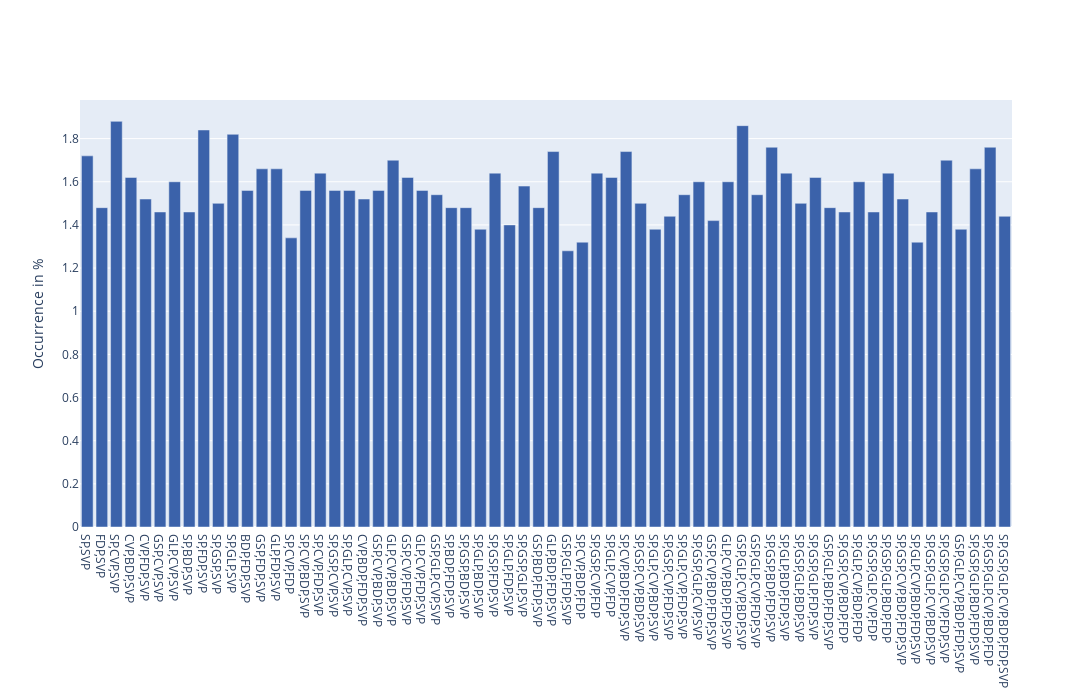

This figure's notebook cell:
### Code cell
coelitions(simData_50, normalize=True, cut=1, ele=64, simpleName=False, order=False)

### Figure 1 — Plotly figure (JSON) as saved in the notebook; plotly's stock layout.template omitted (floating-point values rounded to 4 significant figures)
{"data": [{"marker": {"color": "rgb(59,98,170)"}, "type": "bar", "x": ["SP,SVP", "FDP,SVP", "SP,CVP,SVP", "CVP,BDP,SVP", "CVP,FDP,SVP", "GSP,CVP,SVP", "GLP,CVP,SVP", "SP,BDP,SVP", "SP,FDP,SVP", "SP,GSP,SVP", "SP,GLP,SVP", "BDP,FDP,SVP", "GSP,FDP,SVP", "GLP,FDP,SVP", "SP,CVP,FDP", "SP,CVP,BDP,SVP", "SP,CVP,FDP,SVP", "SP,GSP,CVP,SVP", "SP,GLP,CVP,SVP", "CVP,BDP,FDP,SVP", "GSP,CVP,BDP,SVP", "GLP,CVP,BDP,SVP", "GSP,CVP,FDP,SVP", "GLP,CVP,FDP,SVP", "GSP,GLP,CVP,SVP", "SP,BDP,FDP,SVP", "SP,GSP,BDP,SVP", "SP,GLP,BDP,SVP", "SP,GSP,FDP,SVP", "SP,GLP,FDP,SVP", "SP,GSP,GLP,SVP", "GSP,BDP,FDP,SVP", "GLP,BDP,FDP,SVP", "GSP,GLP,FDP,SVP", "SP,CVP,BDP,FDP", "SP,GSP,CVP,FDP", "SP,GLP,CVP,FDP", "SP,CVP,BDP,FDP,SVP", "SP,GSP,CVP,BDP,SVP", "SP,GLP,CVP,BDP,SVP", "SP,GSP,CVP,FDP,SVP", "SP,GLP,CVP,FDP,SVP", "SP,GSP,GLP,CVP,SVP", "GSP,CVP,BDP,FDP,SVP", "GLP,CVP,BDP,FDP,SVP", "GSP,GLP,CVP,BDP,SVP", "GSP,GLP,CVP,FDP,SVP", "SP,GSP,BDP,FDP,SVP", "SP,GLP,BDP,FDP,SVP", "SP,GSP,GLP,BDP,SVP", "SP,GSP,GLP,FDP,SVP", "GSP,GLP,BDP,FDP,SVP", "SP,GSP,CVP,BDP,FDP", "SP,GLP,CVP,BDP,FDP", "SP,GSP,GLP,CVP,FDP", "SP,GSP,GLP,BDP,FDP", "SP,GSP,CVP,BDP,FDP,SVP", "SP,GLP,CVP,BDP,FDP,SVP", "SP,GSP,GLP,CVP,BDP,SVP", "SP,GSP,GLP,CVP,FDP,SVP", "GSP,GLP,CVP,BDP,FDP,SVP", "SP,GSP,GLP,BDP,FDP,SVP", "SP,GSP,GLP,CVP,BDP,FDP", "SP,GSP,GLP,CVP,BDP,FDP,SVP"], "y": [1.72, 1.48, 1.88, 1.62, 1.52, 1.46, 1.6, 1.46, 1.84, 1.5, 1.82, 1.56, 1.66, 1.66, 1.34, 1.56, 1.64, 1.56, 1.56, 1.52, 1.56, 1.7, 1.62, 1.56, 1.54, 1.48, 1.48, 1.38, 1.64, 1.4, 1.58, 1.48, 1.74, 1.28, 1.32, 1.64, 1.62, 1.74, 1.5, 1.38, 1.44, 1.54, 1.6, 1.42, 1.6, 1.86, 1.54, 1.76, 1.64, 1.5, 1.62, 1.48, 1.46, 1.6, 1.46, 1.64, 1.52, 1.32, 1.46, 1.7, 1.38, 1.66, 1.76, 1.44]}], "layout": {"height": 700, "width": 1200, "yaxis": {"title": {"text": "Occurrence in %"}}}}
